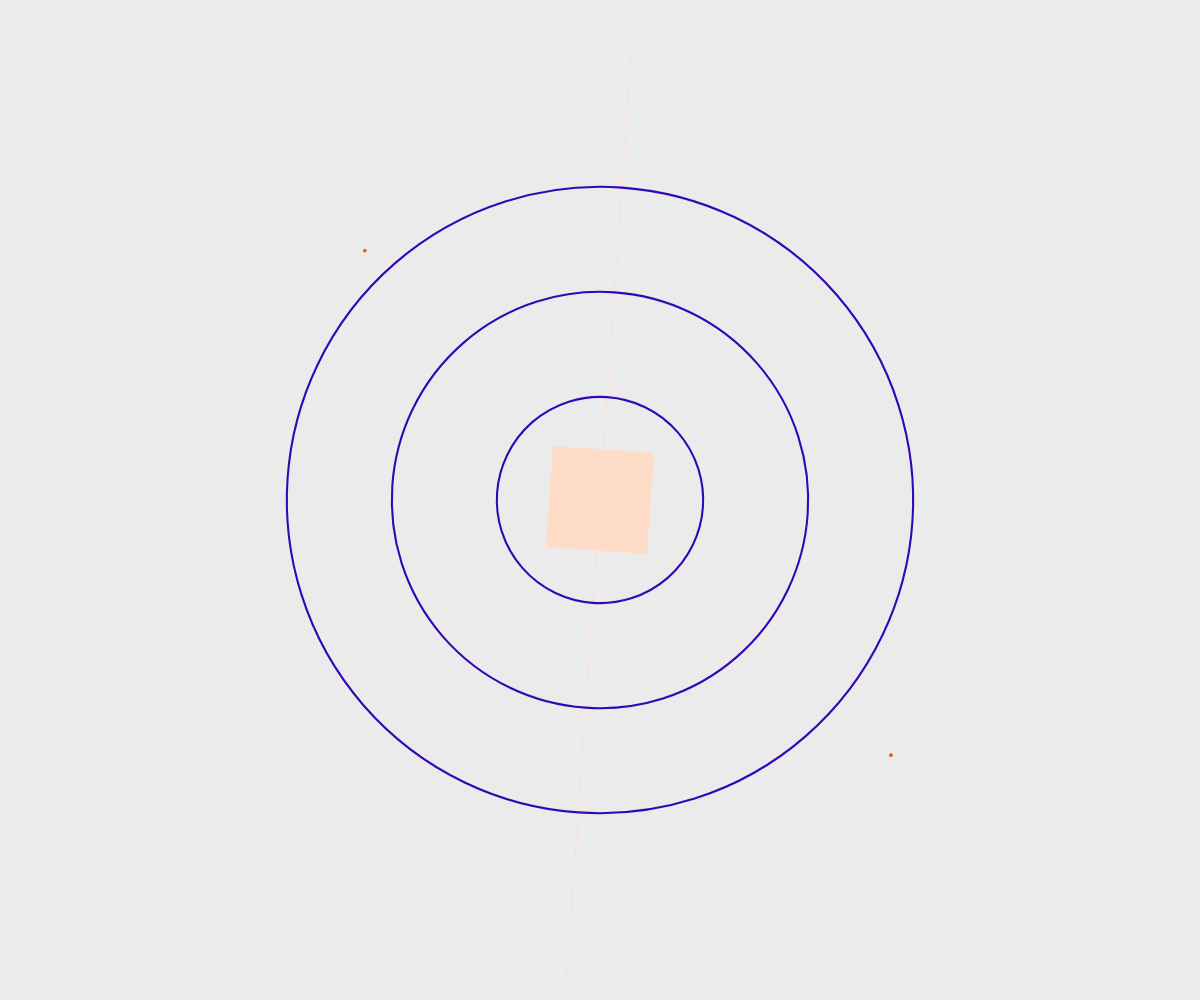
Frame 1 (no input)
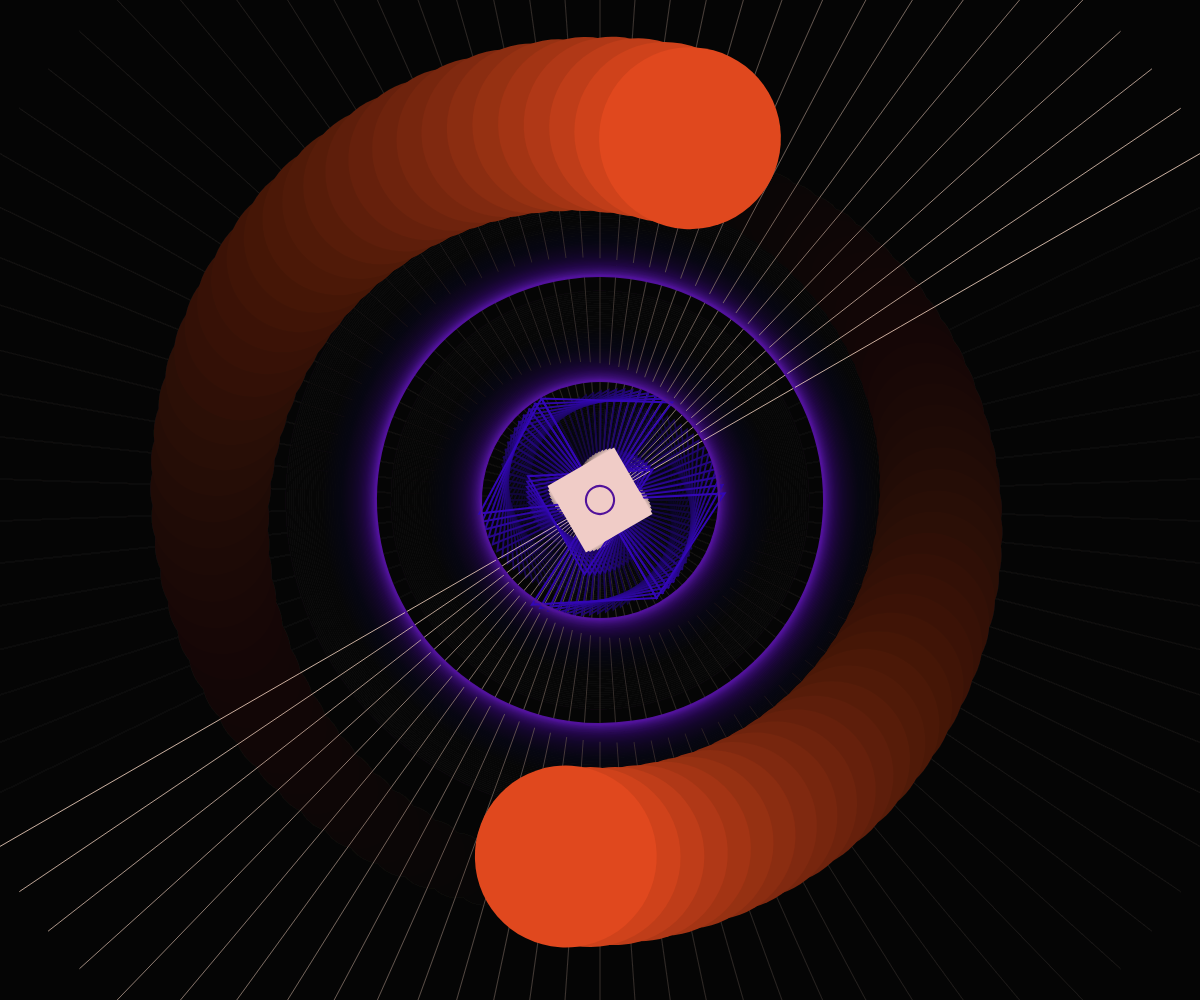
Frame 60 (no input)
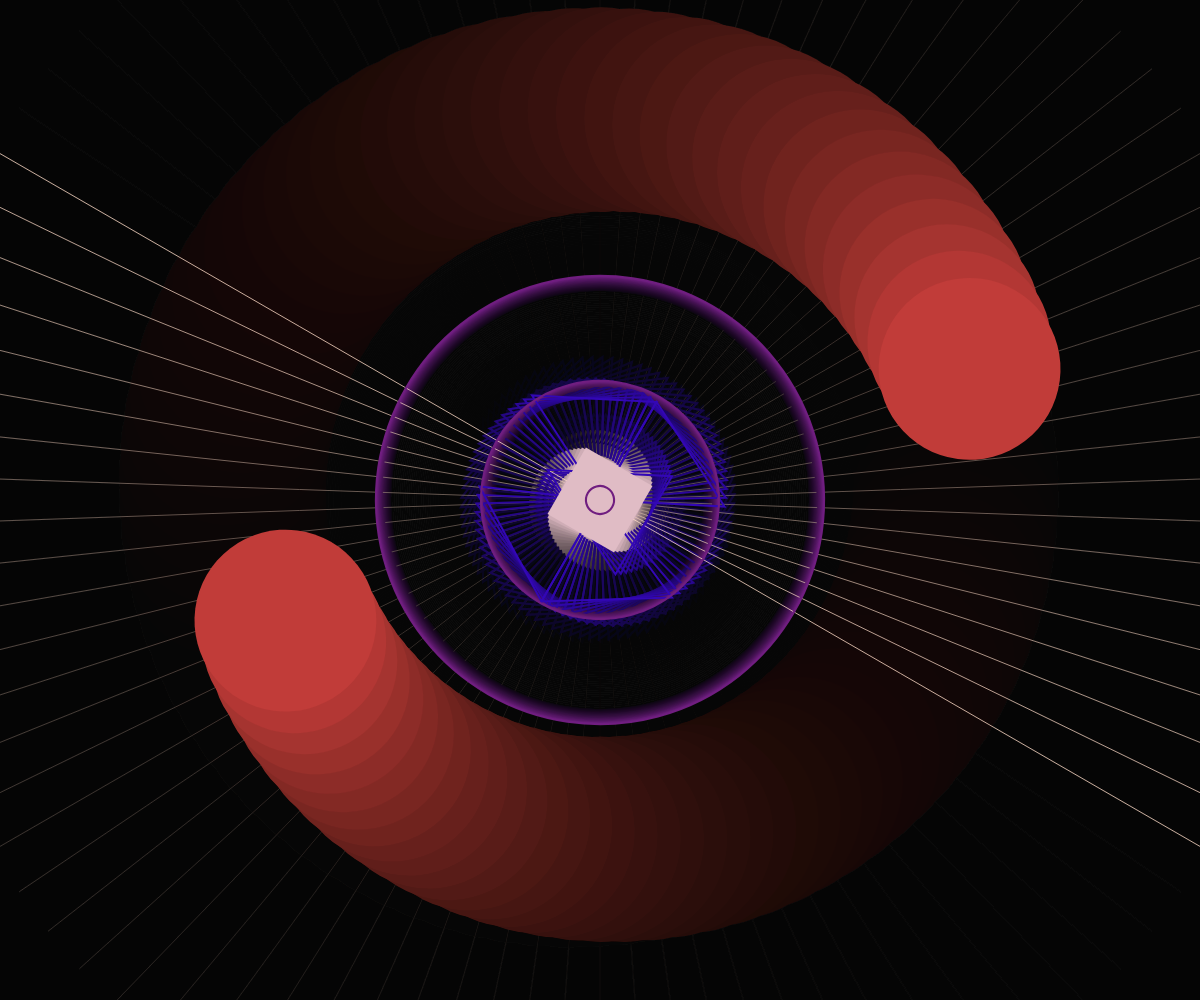
Frame 120 (the mouse pressed at the canvas centre since frame 60)

The p5.js sketch that drew these frames (run headless with seeded random() and noise() and a simulated clock; from frame 60 on, the mouse is pressed at the canvas centre):

// p5.js sketch
// ── sketch.js
let tripgoing = true;

function setup() {
  createCanvas(windowWidth, windowHeight);
  angleMode(DEGREES);
  rectMode(CENTER);
  frameRate(30);
}

function draw() {
  translate(width / 2, height / 2);
  stroke("#FFDCC8");
  rotate(frameCount * 2);

  noFill();

  let angle = sin(frameCount) * 300;
  let rotateV = frameCount * 2;
  let valcount = 100;

  background(0, 20);

  noFill();

  scale(0.7);
  rotate(rotateV);

  push();
  line(0, -height, 0, height);

  stroke("#3307B6");
  scale(angle / 90);
  triangle(-56, 0, -28, -55, 0, 0);
  triangle(0, 30, -28, -25, 28, -25);
  triangle(0, 0, 24, -55, 58, 0);
  triangle(0, 0, 24, 55, 58, 0);
  triangle(-56, 0, -28, 55, 0, 0);
  pop();

  push();
  fill(
    lerpColor(color("#FFDCC8"), color("#3307B6"), frameCount / valcount / 8)
  );
  noStroke();
  rect(0, 0, angle - 150);
  pop();

  push();

  stroke(
    lerpColor(color("#3307B6"), color("#FE5303"), frameCount / valcount / 4)
  );
  noFill();
  strokeWeight(3);
  ellipse(0, 0, angle - 600);
  ellipse(0, 0, angle - 300);
  ellipse(0, 0, angle - 900);

  pop();

  push();
  rectMode(CENTER);
  translate(width / 3, height / 3);
  translate(p5.Vector.fromAngle(millis() / 1000, 40));
  fill(
    lerpColor(color("#FE5303"), color("#3307B6"), frameCount / valcount / 4)
  );
  noStroke();

  ellipse(0, -0, angle);
  pop();

  push();
  rectMode(CENTER);
  translate(-width / 3, -height / 3);
  translate(p5.Vector.fromAngle(millis() / 1000, 40));
  fill(
    lerpColor(color("#FE5303"), color("#3307B6"), frameCount / valcount / 4)
  );
  noStroke();
  ellipse(0, 0, angle);
  pop();
}
